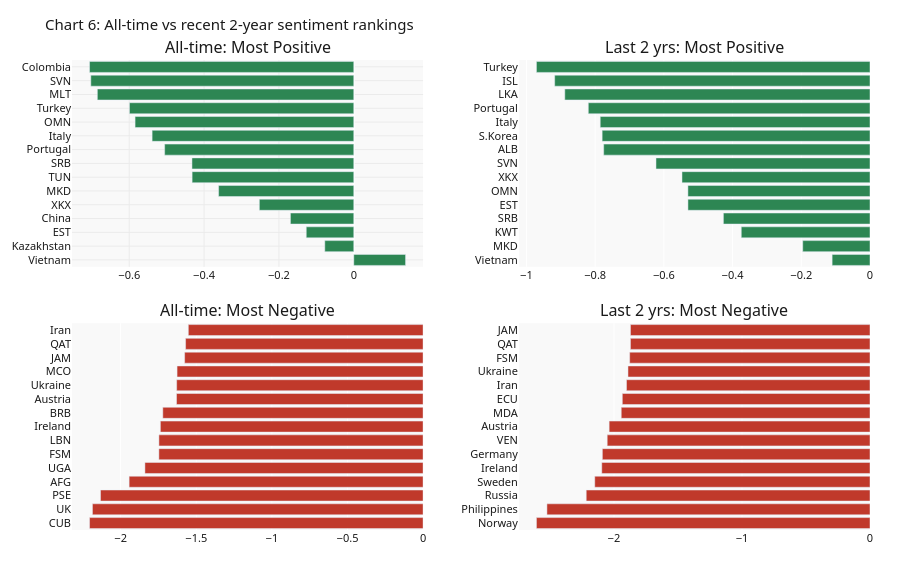

Here is the notebook cell this chart was saved with:
### Markdown cell above
---
## 6 · All-Time vs Recent 2-Year Rankings

**What it shows:** Top/bottom 12 countries by volume-weighted avg tone — once for the full 2015–2026 period and once for the last 730 days only. Green = positive (above 0), red = negative.

**Story:** The most positive all-time countries (Vietnam, Kazakhstan, Estonia) remain outliers even recently. But the negative tail has deepened: Iran and Jamaica's negativity has intensified, and new entrants (Austria, Moldova, Ecuador) appear in the recent bottom-12. The shift is not just magnitude but also breadth — negativity is spreading to countries that were once indifferent.

**Process:** Volume-weighted avg tone per country (`sum(avg_tone × article_count) / sum(article_count)`), filtered to ≥100 articles (all-time) or ≥30 (recent).

### Code cell
cutoff = active.date.max() - pd.Timedelta(days=730)
cs_all = country_summary(active)
cs_rec = country_summary(active[active.date >= cutoff]).query('total_articles >= 20')

fig = make_subplots(rows=2,cols=2,
    subplot_titles=['All-time: Most Positive','Last 2 yrs: Most Positive',
                    'All-time: Most Negative','Last 2 yrs: Most Negative'],
    horizontal_spacing=0.12, vertical_spacing=0.12)
for col_i, cs_ in enumerate([cs_all, cs_rec], start=1):
    top = cs_.nlargest(15,'wavg_tone')
    bot = cs_.nsmallest(15,'wavg_tone')
    fig.add_trace(go.Bar(x=top.wavg_tone, y=top.name, orientation='h',
        marker_color=GREEN, showlegend=False,
        hovertemplate='%{y}: %{x:.2f}<extra></extra>'), row=1,col=col_i)
    fig.add_trace(go.Bar(x=bot.wavg_tone, y=bot.name[::-1], orientation='h',
        marker_color=RED, showlegend=False,
        hovertemplate='%{y}: %{x:.2f}<extra></extra>'), row=2,col=col_i)
fig.update_layout(**LAYOUT, height=580,
    title='Chart 6: All-time vs recent 2-year sentiment rankings')
fig.show()

### Figure 1 — Plotly figure (JSON) as saved in the notebook; plotly's stock layout.template omitted (floating-point values rounded to 4 significant figures)
{"data": [{"hovertemplate": "%{y}: %{x:.2f}<extra></extra>", "marker": {"color": "#2d8653"}, "orientation": "h", "showlegend": false, "type": "bar", "x": [0.1384, -0.0774, -0.127, -0.1692, -0.2523, -0.3611, -0.432, -0.4324, -0.5054, -0.5389, -0.5844, -0.5994, -0.6852, -0.7027, -0.7061], "xaxis": "x", "y": ["Vietnam", "Kazakhstan", "EST", "China", "XKX", "MKD", "TUN", "SRB", "Portugal", "Italy", "OMN", "Turkey", "MLT", "SVN", "Colombia"], "yaxis": "y"}, {"hovertemplate": "%{y}: %{x:.2f}<extra></extra>", "marker": {"color": "#c0392b"}, "orientation": "h", "showlegend": false, "type": "bar", "x": [-2.205, -2.186, -2.133, -1.944, -1.839, -1.747, -1.747, -1.737, -1.721, -1.63, -1.629, -1.627, -1.577, -1.57, -1.552], "xaxis": "x3", "y": ["CUB", "UK", "PSE", "AFG", "UGA", "FSM", "LBN", "Ireland", "BRB", "Austria", "Ukraine", "MCO", "JAM", "QAT", "Iran"], "yaxis": "y3"}, {"hovertemplate": "%{y}: %{x:.2f}<extra></extra>", "marker": {"color": "#2d8653"}, "orientation": "h", "showlegend": false, "type": "bar", "x": [-0.1102, -0.1958, -0.3747, -0.4267, -0.5299, -0.53, -0.5473, -0.6229, -0.7752, -0.7796, -0.7852, -0.8199, -0.8883, -0.9178, -0.9709], "xaxis": "x2", "y": ["Vietnam", "MKD", "KWT", "SRB", "EST", "OMN", "XKX", "SVN", "ALB", "S.Korea", "Italy", "Portugal", "LKA", "ISL", "Turkey"], "yaxis": "y2"}, {"hovertemplate": "%{y}: %{x:.2f}<extra></extra>", "marker": {"color": "#c0392b"}, "orientation": "h", "showlegend": false, "type": "bar", "x": [-2.606, -2.524, -2.217, -2.15, -2.095, -2.091, -2.053, -2.038, -1.943, -1.935, -1.902, -1.891, -1.877, -1.871, -1.871], "xaxis": "x4", "y": ["Norway", "Philippines", "Russia", "Sweden", "Ireland", "Germany", "VEN", "Austria", "MDA", "ECU", "Iran", "Ukraine", "FSM", "QAT", "JAM"], "yaxis": "y4"}], "layout": {"annotations": [{"font": {"size": 16}, "showarrow": false, "text": "All-time: Most Positive", "x": 0.22, "xanchor": "center", "xref": "paper", "y": 1, "yanchor": "bottom", "yref": "paper"}, {"font": {"size": 16}, "showarrow": false, "text": "Last 2 yrs: Most Positive", "x": 0.78, "xanchor": "center", "xref": "paper", "y": 1, "yanchor": "bottom", "yref": "paper"}, {"font": {"size": 16}, "showarrow": false, "text": "All-time: Most Negative", "x": 0.22, "xanchor": "center", "xref": "paper", "y": 0.44, "yanchor": "bottom", "yref": "paper"}, {"font": {"size": 16}, "showarrow": false, "text": "Last 2 yrs: Most Negative", "x": 0.78, "xanchor": "center", "xref": "paper", "y": 0.44, "yanchor": "bottom", "yref": "paper"}], "colorway": ["#E8451A", "#2563eb", "#2d8653", "#7c3aed", "#0891b2", "#c0392b", "#f59e0b", "#ec4899"], "font": {"color": "#1a1a1a", "family": "system-ui,sans-serif", "size": 11}, "height": 580, "margin": {"b": 50, "l": 50, "r": 30, "t": 60}, "paper_bgcolor": "white", "plot_bgcolor": "#f9f9f9", "title": {"text": "Chart 6: All-time vs recent 2-year sentiment rankings"}, "xaxis": {"anchor": "y", "domain": [0, 0.44], "gridcolor": "#ebebeb"}, "xaxis2": {"anchor": "y2", "domain": [0.56, 1]}, "xaxis3": {"anchor": "y3", "domain": [0, 0.44]}, "xaxis4": {"anchor": "y4", "domain": [0.56, 1]}, "yaxis": {"anchor": "x", "domain": [0.56, 1], "gridcolor": "#ebebeb"}, "yaxis2": {"anchor": "x2", "domain": [0.56, 1]}, "yaxis3": {"anchor": "x3", "domain": [0, 0.44]}, "yaxis4": {"anchor": "x4", "domain": [0, 0.44]}}}
